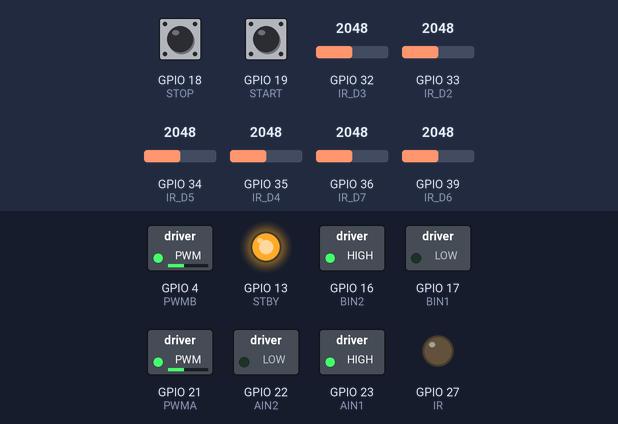
A program run on a simulated ESP32. Parts: switched loads named in the program (green lamp = pin HIGH), output pins drawn as LEDs (lit = HIGH). The test bench sets the inputs (shaded band); at power-on: GPIO 18 (STOP) LOW, GPIO 19 (START) LOW, GPIO 32 (IR_D3) = 2048, GPIO 33 (IR_D2) = 2048, GPIO 34 (IR_D5) = 2048, GPIO 35 (IR_D4) = 2048, GPIO 36 (IR_D7) = 2048, GPIO 39 (IR_D6) = 2048 (analog values on the 0–4095 scale). WiFi joins after 1.5 s; servers stay silent unless stated; what the program prints to the serial monitor is not drawn.

Above: at 2.7 s.
2.8 s: GPIO 18 (STOP) pulled HIGH for 0.15 s
At 4.0 s:
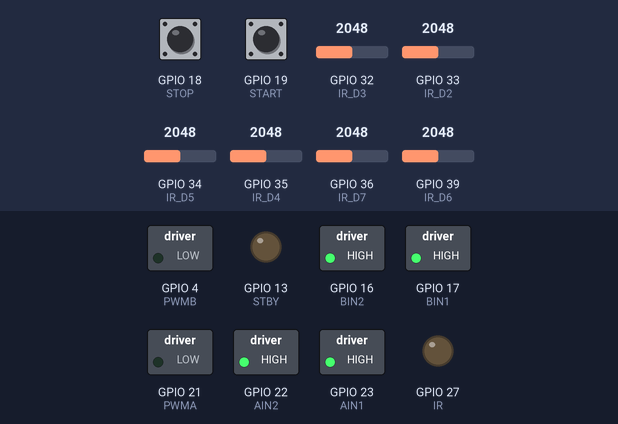
4.4 s: GPIO 19 (START) pulled HIGH for 0.15 s
At 4.52 s:
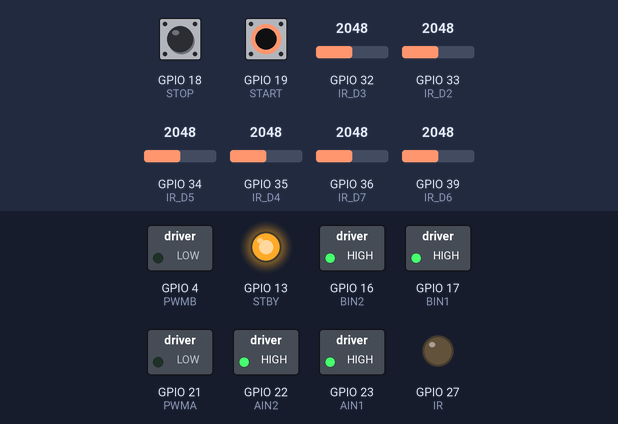
6.1 s: GPIO 18 (STOP) pulled HIGH for 1 s
At 6.6 s:
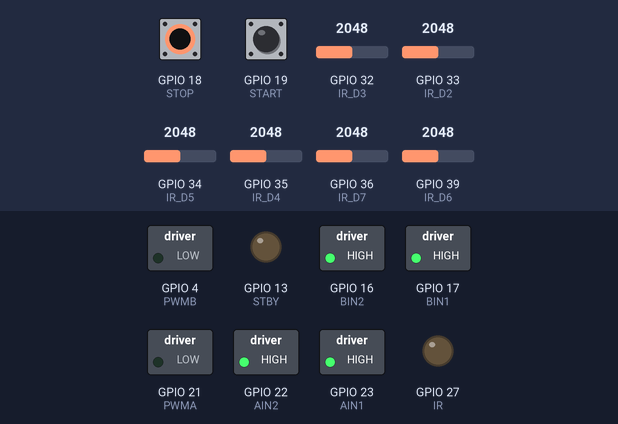
8.6 s: GPIO 19 (START) pulled HIGH for 1 s
At 10.6 s:
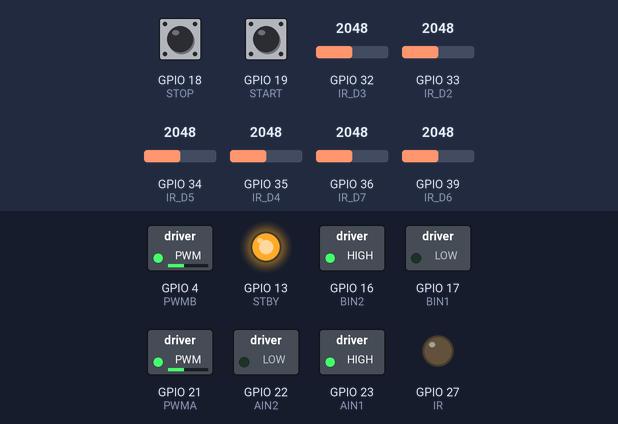
Timing chart, 0 to 12.1 s (numbered marks = the images above; inputs shaded):
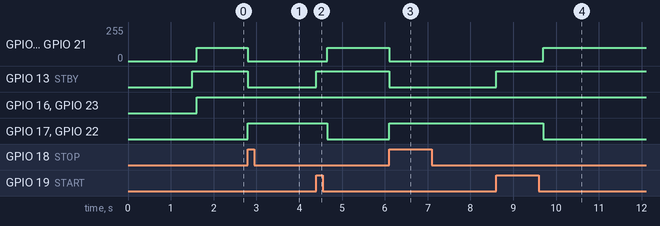

Measured:
- after the input at 2.8 s, GPIO 4 (PWMB), GPIO 21 (PWMA): 100/255 → 0/255 at once; GPIO 13 (STBY): HIGH → LOW at once; GPIO 17 (BIN1), GPIO 22 (AIN2): LOW → HIGH at once
- after the input at 4.4 s, GPIO 4 (PWMB), GPIO 21 (PWMA): 0/255 → 100/255 after 0.25 s; GPIO 13 (STBY): LOW → HIGH at once; GPIO 17 (BIN1), GPIO 22 (AIN2): HIGH → LOW after 0.25 s
- after the input at 6.1 s, GPIO 4 (PWMB), GPIO 21 (PWMA): 100/255 → 0/255 at once; GPIO 13 (STBY): HIGH → LOW at once; GPIO 17 (BIN1), GPIO 22 (AIN2): LOW → HIGH at once
- after the input at 8.6 s, GPIO 4 (PWMB), GPIO 21 (PWMA): 0/255 → 100/255 after 1.1 s; GPIO 13 (STBY): LOW → HIGH at once; GPIO 17 (BIN1), GPIO 22 (AIN2): HIGH → LOW after 1.1 s

The program:

main.cpp
```cpp
#include <Arduino.h>
#include "Control.h"
#include "Motor.h"
#include "Sensores.h"
#include "PID.h"
#include "Comunication.h"
#include "Seguidor_Linea.h"

//Control
Control control;
unsigned long Ts = 100;
int velBase = 100;

//Motor
Motor motores[2];

//Sensores
Sensores sensores;
int D2 = -250;
int D3 = -150;
int D4 = -50;
int D5 = 50;
int D6 = 150;
int D7 = 250;

//PID
PID pid;
float Kp = 1.0;
float Ki = 0.0;
float Kd = 0.0;

bool valor = false;

void setup() {

  //Configuración de las variables de control
  Control_init(&control, Ts, velBase);

  //Configuración del wifi
  if(!Wifi_init()){
    Serial_print(0);
  } else {
    Serial_print(1);
  }

  //Configuración de los motores
  MotorA_init(&motores[0]);
  MotorB_init(&motores[1]);

  //Configuración de los sensores
  Sensores_init(&sensores, D2, D3, D4, D5, D6, D7);

  //Configuración del PID
  PID_init(&pid, Kp, Ki, Kd);

  Control_setStby(&control, true);
  Control_setStart(&control, true);
  Control_setTime(&control);
  setEnabled(&sensores, true);

}

void loop() {

  if(digitalRead(STOP) == HIGH) {
    Control_setStby(&control, false);
    Control_setStart(&control, false);
    PID_setEnabled(&pid, false);
    setEnabled(&sensores, false);

  } else if(digitalRead(START) == HIGH) {
    Control_setStby(&control, true);
    Control_setStart(&control, true);
    Control_setTime(&control);
    setEnabled(&sensores, true);

  }

  SeguidorLinea_init(&control, motores, &sensores, &pid);

}
```

Comunication.cpp
```cpp
#include <Arduino.h>
#include <stdio.h>
#include <WiFi.h>
#include "Comunication.h"

const char* ssid = "iPhone de Elsanty";
const char* password = "Santy2703Gamboa";

bool Wifi_init() {

    Serial.begin(115200);
    WiFi.begin(ssid, password);

    int trys = 0;

    while (WiFi.status() != WL_CONNECTED) {
        delay(500);
        trys++;
        if(trys > 20) {
            Serial.println("Failed to connect to WiFi");
            return false;
        }
    }
    Serial.println("Connected to WiFi. IP address: " + WiFi.localIP().toString());
    return true;
}

void Serial_print(int message) {
    Serial.println(message);
}
```

Comunication.h
```cpp
#ifndef COMUNICATION_H  // 1. Guarda de inclusión: evita que el archivo se compile dos veces
#define COMUNICATION_H

#include <Arduino.h>

bool Wifi_init();

void Serial_print(int message);

#endif // COMUNICATION_H (Cierre de la guarda de inclusión)
```

Control.cpp
```cpp
#include "Control.h"

void Control_init(Control* control, unsigned long Ts, int velBase) {

    pinMode(STBY, OUTPUT);
    digitalWrite(STBY, LOW);
    pinMode(START, INPUT);
    pinMode(STOP, INPUT);

    control->start = false;
    control->stby = false;
    control->time = 0;
    control->ts = Ts;
    control->velbase = velBase;
}

void Control_setStart(Control* control, bool value) {
    control->start = value;
}

void Control_setStby(Control* control, bool value) {
    control->stby = value;
    digitalWrite(STBY, value ? HIGH : LOW);
}

void Control_setTime(Control* control) {
    control->time = millis();
}

void Control_setVelBase(Control* control, int velBase) {
    control->velbase = velBase;
}

bool Control_getStart(Control* control) {
    return control->start;
}

bool Control_getStby(Control* control) {
    return control->stby;
}

bool Control_getTime(Control* control) {
    if(millis() - control->time >= control->ts) {
        return true;
    } else {
        return false;
    }
}

int Control_getVelBase(Control* control) {
    return control->velbase;
}
```

Control.h
```cpp
#ifndef CONTROL_H  // 1. Guarda de inclusión: evita que el archivo se compile dos veces
#define CONTROL_H

#include <Arduino.h>

#define START 19
#define STOP 18
#define STBY 13

struct Control {
    bool start;
    bool stby;
    unsigned long time;
    unsigned long ts;
    int velbase;
};

void Control_init(Control* control, unsigned long Ts, int velBase);

void Control_setStart(Control* control, bool value);
void Control_setStby(Control* control, bool value);
void Control_setTime(Control* control);
void Control_setVelBase(Control* control, int velBase);

bool Control_getStart(Control* control);
bool Control_getStby(Control* control);
bool Control_getTime(Control* control);
int Control_getVelBase(Control* control);

#endif // CONTROL_H (Cierre de la guarda de inclusión)
```

Motor.cpp
```cpp
#include "Motor.h"

void MotorA_init(Motor* motor) {

    pinMode(AIN1, OUTPUT);
    digitalWrite(AIN1, LOW);
    pinMode(AIN2, OUTPUT);
    digitalWrite(AIN2, LOW);
    ledcAttach(PWMA, 20000, 8);
    ledcWrite(PWMA, 0);

    motor->id = MOTOR_A;
    motor->PWM = 0;
}

void MotorB_init(Motor* motor) {

    pinMode(BIN1, OUTPUT);
    digitalWrite(BIN1, LOW);
    pinMode(BIN2, OUTPUT);
    digitalWrite(BIN2, LOW);
    ledcAttach(PWMB, 20000, 8);
    ledcWrite(PWMB, 0);

    motor->id = MOTOR_B;
    motor->PWM = 0;
}

void Motor_Stop(Motor* motor) {
    motor->PWM = 0;
    if (motor->id == MOTOR_A) {
        digitalWrite(AIN1, HIGH);
        digitalWrite(AIN2, HIGH);
        ledcWrite(PWMA, 0);
    } else if (motor->id == MOTOR_B) {
        digitalWrite(BIN1, HIGH);
        digitalWrite(BIN2, HIGH);
        ledcWrite(PWMB, 0);
    }
}

void Motor_setPWM(Motor* motor, int PWM) {
    PWM = constrain(PWM, -255, 255);
    motor->PWM = PWM;

    if (motor->id == MOTOR_A) {
        if(PWM >= 0){
            digitalWrite(AIN1, HIGH);
            digitalWrite(AIN2, LOW);
        } else if(PWM < 0){
            digitalWrite(AIN1, LOW);
            digitalWrite(AIN2, HIGH);
            PWM = -PWM; // Convertir a positivo para el duty cycle
        }
        ledcWrite(PWMA, PWM);

    } else if (motor->id == MOTOR_B) {
        if(PWM >= 0){
            digitalWrite(BIN1, LOW);
            digitalWrite(BIN2, HIGH);
        } else if(PWM < 0){
            digitalWrite(BIN1, HIGH);
            digitalWrite(BIN2, LOW);
            PWM = -PWM; // Convertir a positivo para el duty cycle
        }
        ledcWrite(PWMB, PWM);
    }
}
```

Motor.h
```cpp
#ifndef MOTOR_H  // 1. Guarda de inclusión: evita que el archivo se compile dos veces
#define MOTOR_H

#include <Arduino.h>
#include "Comunication.h"

//Driver
#define AIN1 23
#define AIN2 22
#define PWMA 21
#define BIN1 17
#define BIN2 16
#define PWMB 4

//Motor
typedef enum {
    MOTOR_A,
    MOTOR_B
} MotorID;

struct Motor {
    MotorID id;
    int PWM;
};

void MotorA_init(Motor* motor);
void MotorB_init(Motor* motor);

void Motor_Stop(Motor* motor);

void Motor_setPWM(Motor* motor, int PWM);

#endif // MOTOR_H (Cierre de la guarda de inclusión)
```

PID.cpp
```cpp
#include "PID.h"

void PID_init(PID* pid, float Kp, float Ki, float Kd) {

    pid->type = P;
    pid->enabled = false;
    pid->ready = false;

    pid->Kp = Kp;
    pid->Ki = Ki;
    pid->Kd = Kd;

    pid->Error = 0;
    pid->lastError = 0;
    pid->output = 0;
}

void PID_setEnabled(PID* pid, bool value) {
    pid->enabled = value;
}

void PID_setReady(PID* pid, bool value) {
    pid->ready = value;
}

bool PID_getEnabled(PID* pid) {
    return pid->enabled;
}

bool PID_getReady(PID* pid) {
    return pid->ready;
}

int PID_getOutput(PID* pid) {
    return pid->output;
}

void PID_calculate(PID* pid) {
    //calculo del PID con maquina de estados finitos
    pid->output = 0;
    pid->ready = true;
}
```

PID.h
```cpp
#ifndef PID_H  // 1. Guarda de inclusión: evita que el archivo se compile dos veces
#define PID_H

#include <Arduino.h>
#include "Sensores.h"
#include "Comunication.h"

//PID
typedef enum {
    P, I, D
} PIDType;

struct PID {
    PIDType type;
    bool enabled;
    bool ready;
    float Kp;
    float Ki;
    float Kd;
    float Error;
    float lastError;
    int output;
};

void PID_init(PID* pid, float Kp, float Ki, float Kd);

void PID_setEnabled(PID* pid, bool value);
void PID_setReady(PID* pid, bool value);

bool PID_getEnabled(PID* pid);
bool PID_getReady(PID* pid);
int PID_getOutput(PID* pid);

void PID_calculate(PID* pid);

#endif // PID_H (Cierre de la guarda de inclusión)
```

Seguidor_Linea.cpp
```cpp
#include "Seguidor_Linea.h"

void SeguidorLinea_init(Control* control, Motor* motores, Sensores* sensores, PID* pid) {

    if(!Control_getStart(control)) {
        Motor_Stop(&motores[0]);
        Motor_Stop(&motores[1]);
    } else if(Control_getTime(control)) {
        pid->Error = 0 - Sensores_measure(sensores);
        PID_setEnabled(pid, true);
        Control_setTime(control);

    }

    if (PID_getEnabled(pid)) {
        PID_calculate(pid);
    }

    if(PID_getReady(pid)) {
        // Ajustar la velocidad de los motores según la salida del PID
        int vel = Control_getVelBase(control);
        int pwmA = constrain(vel - PID_getOutput(pid), -255, 255); // Ajusta según tus necesidades
        int pwmB = constrain(vel + PID_getOutput(pid), -255, 255); // Ajusta según tus necesidades

        Motor_setPWM(&motores[0], pwmA);
        Motor_setPWM(&motores[1], pwmB);

        PID_setReady(pid, false);
        PID_setEnabled(pid, false);
    }
}
```

Seguidor_Linea.h
```cpp
#ifndef SEGUIDOR_LINEA_H  // 1. Guarda de inclusión: evita que el archivo se compile dos veces
#define SEGUIDOR_LINEA_H

#include <Arduino.h>
#include "Control.h"
#include "Motor.h"
#include "Sensores.h"
#include "PID.h"

void SeguidorLinea_init(Control* control, Motor* motores, Sensores* sensores, PID* pid);

#endif // SEGUIDOR_LINEA_H (Cierre de la guarda de inclusión)
```

Sensores.cpp
```cpp
#include "Sensores.h"

void Sensores_init(Sensores* sensores, int D2, int D3, int D4, int D5, int D6, int D7) {

    pinMode(IR_D2, INPUT);
    pinMode(IR_D3, INPUT);
    pinMode(IR_D4, INPUT);
    pinMode(IR_D5, INPUT);
    pinMode(IR_D6, INPUT);
    pinMode(IR_D7, INPUT);
    pinMode(IR, OUTPUT);
    digitalWrite(IR, LOW);
    analogReadResolution(12);

    sensores->sensorValues[0] = 0;
    sensores->sensorValues[1] = 0;
    sensores->sensorValues[2] = 0;
    sensores->sensorValues[3] = 0;
    sensores->sensorValues[4] = 0;
    sensores->sensorValues[5] = 0;

    sensores->sensorWeights[0] = D2;
    sensores->sensorWeights[1] = D3;
    sensores->sensorWeights[2] = D4;
    sensores->sensorWeights[3] = D5;
    sensores->sensorWeights[4] = D6;
    sensores->sensorWeights[5] = D7;

    sensores->measuredValue = 0.0;

    sensores->enabled = false; // Inicialmente deshabilitado
}

float Sensores_measure(Sensores* sensores) {
    // Lectura de los valores de los sensores
    sensores->sensorValues[0] = analogRead(IR_D2);
    sensores->sensorValues[1] = analogRead(IR_D3);
    sensores->sensorValues[2] = analogRead(IR_D4);
    sensores->sensorValues[3] = analogRead(IR_D5);
    sensores->sensorValues[4] = analogRead(IR_D6);
    sensores->sensorValues[5] = analogRead(IR_D7);

    //Cálculo del valor medido
    int weightedSum = 0;
    int totalWeight = 0;
    for (int i = 0; i < 6; i++) {
        weightedSum += sensores->sensorValues[i] * sensores->sensorWeights[i];
        totalWeight += sensores->sensorValues[i];
    }
    sensores->measuredValue = float(weightedSum) / float(totalWeight);

    //Impresión de los valores de los sensores
    Serial_print(0);
    for (int i = 0; i < 6; i++) {
        Serial_print(sensores->sensorValues[i]);
    }
    Serial_print(0);
    Serial_print(sensores->measuredValue);

    return sensores->measuredValue;
}

void setEnabled(Sensores* sensores, bool enabled) {
    sensores->enabled = enabled;
}
```

Sensores.h
```cpp
#ifndef SENSORES_H  // 1. Guarda de inclusión: evita que el archivo se compile dos veces
#define SENSORES_H

#include <Arduino.h>
#include "Comunication.h"

//Sensores IR
#define IR_D2 33
#define IR_D3 32
#define IR_D4 35
#define IR_D5 34
#define IR_D6 39
#define IR_D7 36
#define IR 27

struct Sensores {
    int sensorValues[6];
    int sensorWeights[6];
    float measuredValue;
    bool enabled;
};

void Sensores_init(Sensores* sensores, int D2, int D3, int D4, int D5, int D6, int D7);

float Sensores_measure(Sensores* sensores);

void setEnabled(Sensores* sensores, bool enabled);

#endif // SENSORES_H (Cierre de la guarda de inclusión)
```
